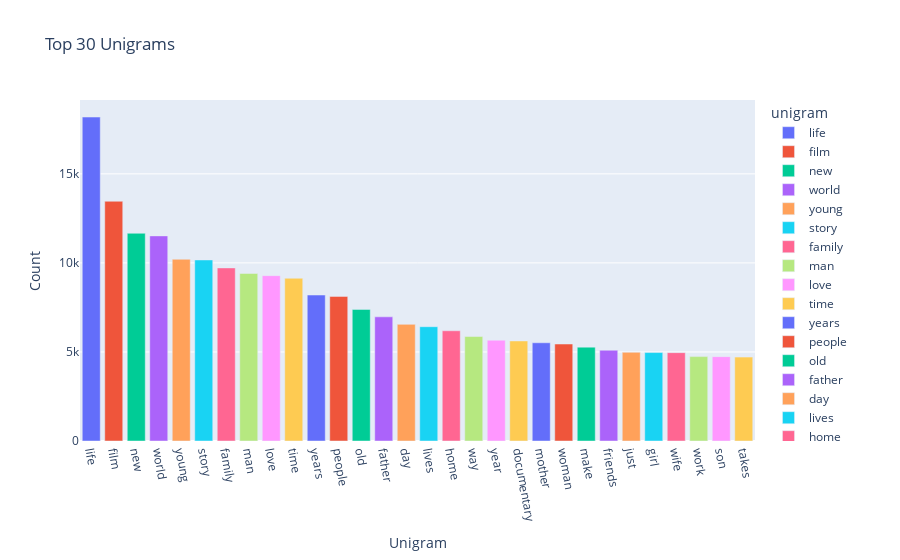

This figure's notebook cell:
### Markdown cell above
---
### Top 30 Unigrams

### Code cell
df1 = pd.DataFrame(top_30_unigrams, columns = ['unigram' , 'count'])
fig = px.bar(df1, x='unigram', y='count', title='Top 30 Unigrams', color='unigram')
fig.update_layout(xaxis_title='Unigram', yaxis_title='Count')
fig.update_xaxes(tickangle=80)

fig.show()

### Figure 1 — Plotly figure (JSON) as saved in the notebook; plotly's stock layout.template omitted (floating-point values rounded to 4 significant figures)
{"data": [{"alignmentgroup": "True", "hovertemplate": "unigram=%{x}<br>count=%{y}<extra></extra>", "legendgroup": "life", "marker": {"color": "#636efa", "pattern": {"shape": ""}}, "name": "life", "offsetgroup": "life", "orientation": "v", "showlegend": true, "textposition": "auto", "type": "bar", "x": ["life"], "xaxis": "x", "y": [18189], "yaxis": "y"}, {"alignmentgroup": "True", "hovertemplate": "unigram=%{x}<br>count=%{y}<extra></extra>", "legendgroup": "film", "marker": {"color": "#EF553B", "pattern": {"shape": ""}}, "name": "film", "offsetgroup": "film", "orientation": "v", "showlegend": true, "textposition": "auto", "type": "bar", "x": ["film"], "xaxis": "x", "y": [13461], "yaxis": "y"}, {"alignmentgroup": "True", "hovertemplate": "unigram=%{x}<br>count=%{y}<extra></extra>", "legendgroup": "new", "marker": {"color": "#00cc96", "pattern": {"shape": ""}}, "name": "new", "offsetgroup": "new", "orientation": "v", "showlegend": true, "textposition": "auto", "type": "bar", "x": ["new"], "xaxis": "x", "y": [11663], "yaxis": "y"}, {"alignmentgroup": "True", "hovertemplate": "unigram=%{x}<br>count=%{y}<extra></extra>", "legendgroup": "world", "marker": {"color": "#ab63fa", "pattern": {"shape": ""}}, "name": "world", "offsetgroup": "world", "orientation": "v", "showlegend": true, "textposition": "auto", "type": "bar", "x": ["world"], "xaxis": "x", "y": [11517], "yaxis": "y"}, {"alignmentgroup": "True", "hovertemplate": "unigram=%{x}<br>count=%{y}<extra></extra>", "legendgroup": "young", "marker": {"color": "#FFA15A", "pattern": {"shape": ""}}, "name": "young", "offsetgroup": "young", "orientation": "v", "showlegend": true, "textposition": "auto", "type": "bar", "x": ["young"], "xaxis": "x", "y": [10204], "yaxis": "y"}, {"alignmentgroup": "True", "hovertemplate": "unigram=%{x}<br>count=%{y}<extra></extra>", "legendgroup": "story", "marker": {"color": "#19d3f3", "pattern": {"shape": ""}}, "name": "story", "offsetgroup": "story", "orientation": "v", "showlegend": true, "textposition": "auto", "type": "bar", "x": ["story"], "xaxis": "x", "y": [10165], "yaxis": "y"}, {"alignmentgroup": "True", "hovertemplate": "unigram=%{x}<br>count=%{y}<extra></extra>", "legendgroup": "family", "marker": {"color": "#FF6692", "pattern": {"shape": ""}}, "name": "family", "offsetgroup": "family", "orientation": "v", "showlegend": true, "textposition": "auto", "type": "bar", "x": ["family"], "xaxis": "x", "y": [9718], "yaxis": "y"}, {"alignmentgroup": "True", "hovertemplate": "unigram=%{x}<br>count=%{y}<extra></extra>", "legendgroup": "man", "marker": {"color": "#B6E880", "pattern": {"shape": ""}}, "name": "man", "offsetgroup": "man", "orientation": "v", "showlegend": true, "textposition": "auto", "type": "bar", "x": ["man"], "xaxis": "x", "y": [9407], "yaxis": "y"}, {"alignmentgroup": "True", "hovertemplate": "unigram=%{x}<br>count=%{y}<extra></extra>", "legendgroup": "love", "marker": {"color": "#FF97FF", "pattern": {"shape": ""}}, "name": "love", "offsetgroup": "love", "orientation": "v", "showlegend": true, "textposition": "auto", "type": "bar", "x": ["love"], "xaxis": "x", "y": [9283], "yaxis": "y"}, {"alignmentgroup": "True", "hovertemplate": "unigram=%{x}<br>count=%{y}<extra></extra>", "legendgroup": "time", "marker": {"color": "#FECB52", "pattern": {"shape": ""}}, "name": "time", "offsetgroup": "time", "orientation": "v", "showlegend": true, "textposition": "auto", "type": "bar", "x": ["time"], "xaxis": "x", "y": [9138], "yaxis": "y"}, {"alignmentgroup": "True", "hovertemplate": "unigram=%{x}<br>count=%{y}<extra></extra>", "legendgroup": "years", "marker": {"color": "#636efa", "pattern": {"shape": ""}}, "name": "years", "offsetgroup": "years", "orientation": "v", "showlegend": true, "textposition": "auto", "type": "bar", "x": ["years"], "xaxis": "x", "y": [8196], "yaxis": "y"}, {"alignmentgroup": "True", "hovertemplate": "unigram=%{x}<br>count=%{y}<extra></extra>", "legendgroup": "people", "marker": {"color": "#EF553B", "pattern": {"shape": ""}}, "name": "people", "offsetgroup": "people", "orientation": "v", "showlegend": true, "textposition": "auto", "type": "bar", "x": ["people"], "xaxis": "x", "y": [8120], "yaxis": "y"}, {"alignmentgroup": "True", "hovertemplate": "unigram=%{x}<br>count=%{y}<extra></extra>", "legendgroup": "old", "marker": {"color": "#00cc96", "pattern": {"shape": ""}}, "name": "old", "offsetgroup": "old", "orientation": "v", "showlegend": true, "textposition": "auto", "type": "bar", "x": ["old"], "xaxis": "x", "y": [7389], "yaxis": "y"}, {"alignmentgroup": "True", "hovertemplate": "unigram=%{x}<br>count=%{y}<extra></extra>", "legendgroup": "father", "marker": {"color": "#ab63fa", "pattern": {"shape": ""}}, "name": "father", "offsetgroup": "father", "orientation": "v", "showlegend": true, "textposition": "auto", "type": "bar", "x": ["father"], "xaxis": "x", "y": [6972], "yaxis": "y"}, {"alignmentgroup": "True", "hovertemplate": "unigram=%{x}<br>count=%{y}<extra></extra>", "legendgroup": "day", "marker": {"color": "#FFA15A", "pattern": {"shape": ""}}, "name": "day", "offsetgroup": "day", "orientation": "v", "showlegend": true, "textposition": "auto", "type": "bar", "x": ["day"], "xaxis": "x", "y": [6549], "yaxis": "y"}, {"alignmentgroup": "True", "hovertemplate": "unigram=%{x}<br>count=%{y}<extra></extra>", "legendgroup": "lives", "marker": {"color": "#19d3f3", "pattern": {"shape": ""}}, "name": "lives", "offsetgroup": "lives", "orientation": "v", "showlegend": true, "textposition": "auto", "type": "bar", "x": ["lives"], "xaxis": "x", "y": [6417], "yaxis": "y"}, {"alignmentgroup": "True", "hovertemplate": "unigram=%{x}<br>count=%{y}<extra></extra>", "legendgroup": "home", "marker": {"color": "#FF6692", "pattern": {"shape": ""}}, "name": "home", "offsetgroup": "home", "orientation": "v", "showlegend": true, "textposition": "auto", "type": "bar", "x": ["home"], "xaxis": "x", "y": [6189], "yaxis": "y"}, {"alignmentgroup": "True", "hovertemplate": "unigram=%{x}<br>count=%{y}<extra></extra>", "legendgroup": "way", "marker": {"color": "#B6E880", "pattern": {"shape": ""}}, "name": "way", "offsetgroup": "way", "orientation": "v", "showlegend": true, "textposition": "auto", "type": "bar", "x": ["way"], "xaxis": "x", "y": [5866], "yaxis": "y"}, {"alignmentgroup": "True", "hovertemplate": "unigram=%{x}<br>count=%{y}<extra></extra>", "legendgroup": "year", "marker": {"color": "#FF97FF", "pattern": {"shape": ""}}, "name": "year", "offsetgroup": "year", "orientation": "v", "showlegend": true, "textposition": "auto", "type": "bar", "x": ["year"], "xaxis": "x", "y": [5660], "yaxis": "y"}, {"alignmentgroup": "True", "hovertemplate": "unigram=%{x}<br>count=%{y}<extra></extra>", "legendgroup": "documentary", "marker": {"color": "#FECB52", "pattern": {"shape": ""}}, "name": "documentary", "offsetgroup": "documentary", "orientation": "v", "showlegend": true, "textposition": "auto", "type": "bar", "x": ["documentary"], "xaxis": "x", "y": [5618], "yaxis": "y"}, {"alignmentgroup": "True", "hovertemplate": "unigram=%{x}<br>count=%{y}<extra></extra>", "legendgroup": "mother", "marker": {"color": "#636efa", "pattern": {"shape": ""}}, "name": "mother", "offsetgroup": "mother", "orientation": "v", "showlegend": true, "textposition": "auto", "type": "bar", "x": ["mother"], "xaxis": "x", "y": [5515], "yaxis": "y"}, {"alignmentgroup": "True", "hovertemplate": "unigram=%{x}<br>count=%{y}<extra></extra>", "legendgroup": "woman", "marker": {"color": "#EF553B", "pattern": {"shape": ""}}, "name": "woman", "offsetgroup": "woman", "orientation": "v", "showlegend": true, "textposition": "auto", "type": "bar", "x": ["woman"], "xaxis": "x", "y": [5445], "yaxis": "y"}, {"alignmentgroup": "True", "hovertemplate": "unigram=%{x}<br>count=%{y}<extra></extra>", "legendgroup": "make", "marker": {"color": "#00cc96", "pattern": {"shape": ""}}, "name": "make", "offsetgroup": "make", "orientation": "v", "showlegend": true, "textposition": "auto", "type": "bar", "x": ["make"], "xaxis": "x", "y": [5270], "yaxis": "y"}, {"alignmentgroup": "True", "hovertemplate": "unigram=%{x}<br>count=%{y}<extra></extra>", "legendgroup": "friends", "marker": {"color": "#ab63fa", "pattern": {"shape": ""}}, "name": "friends", "offsetgroup": "friends", "orientation": "v", "showlegend": true, "textposition": "auto", "type": "bar", "x": ["friends"], "xaxis": "x", "y": [5097], "yaxis": "y"}, {"alignmentgroup": "True", "hovertemplate": "unigram=%{x}<br>count=%{y}<extra></extra>", "legendgroup": "just", "marker": {"color": "#FFA15A", "pattern": {"shape": ""}}, "name": "just", "offsetgroup": "just", "orientation": "v", "showlegend": true, "textposition": "auto", "type": "bar", "x": ["just"], "xaxis": "x", "y": [4981], "yaxis": "y"}, {"alignmentgroup": "True", "hovertemplate": "unigram=%{x}<br>count=%{y}<extra></extra>", "legendgroup": "girl", "marker": {"color": "#19d3f3", "pattern": {"shape": ""}}, "name": "girl", "offsetgroup": "girl", "orientation": "v", "showlegend": true, "textposition": "auto", "type": "bar", "x": ["girl"], "xaxis": "x", "y": [4967], "yaxis": "y"}, {"alignmentgroup": "True", "hovertemplate": "unigram=%{x}<br>count=%{y}<extra></extra>", "legendgroup": "wife", "marker": {"color": "#FF6692", "pattern": {"shape": ""}}, "name": "wife", "offsetgroup": "wife", "orientation": "v", "showlegend": true, "textposition": "auto", "type": "bar", "x": ["wife"], "xaxis": "x", "y": [4962], "yaxis": "y"}, {"alignmentgroup": "True", "hovertemplate": "unigram=%{x}<br>count=%{y}<extra></extra>", "legendgroup": "work", "marker": {"color": "#B6E880", "pattern": {"shape": ""}}, "name": "work", "offsetgroup": "work", "orientation": "v", "showlegend": true, "textposition": "auto", "type": "bar", "x": ["work"], "xaxis": "x", "y": [4738], "yaxis": "y"}, {"alignmentgroup": "True", "hovertemplate": "unigram=%{x}<br>count=%{y}<extra></extra>", "legendgroup": "son", "marker": {"color": "#FF97FF", "pattern": {"shape": ""}}, "name": "son", "offsetgroup": "son", "orientation": "v", "showlegend": true, "textposition": "auto", "type": "bar", "x": ["son"], "xaxis": "x", "y": [4737], "yaxis": "y"}, {"alignmentgroup": "True", "hovertemplate": "unigram=%{x}<br>count=%{y}<extra></extra>", "legendgroup": "takes", "marker": {"color": "#FECB52", "pattern": {"shape": ""}}, "name": "takes", "offsetgroup": "takes", "orientation": "v", "showlegend": true, "textposition": "auto", "type": "bar", "x": ["takes"], "xaxis": "x", "y": [4711], "yaxis": "y"}], "layout": {"barmode": "relative", "legend": {"title": {"text": "unigram"}, "tracegroupgap": 0}, "title": {"text": "Top 30 Unigrams"}, "xaxis": {"anchor": "y", "categoryarray": ["life", "film", "new", "world", "young", "story", "family", "man", "love", "time", "years", "people", "old", "father", "day", "lives", "home", "way", "year", "documentary", "mother", "woman", "make", "friends", "just", "girl", "wife", "work", "son", "takes"], "categoryorder": "array", "domain": [0, 1], "tickangle": 80, "title": {"text": "Unigram"}}, "yaxis": {"anchor": "x", "domain": [0, 1], "title": {"text": "Count"}}}}
